Frame 1 (no input): blank canvas, image omitted
Frame 60 (no input): blank canvas, image omitted
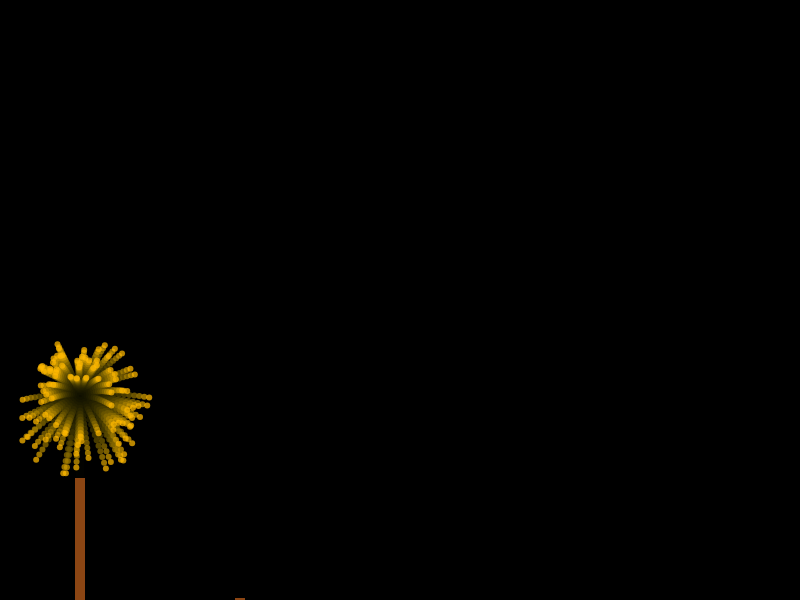
Frame 120 (the mouse pressed at the canvas centre since frame 60)

The p5.js sketch whose frames 1 and 60 were blank and that drew this single picture after the mouse press (run headless with seeded random() and noise() and a simulated clock; from frame 60 on, the mouse is pressed at the canvas centre):

// p5.js sketch
// ── sketch.js
let fireworks = [];
let fireworkCount = 0;
let maxFireworks = 5;
let fireworkSpacing;
let sticks = []; 

function setup() {
  createCanvas(800, 600);
  background(0);
  fireworkSpacing = width / maxFireworks;
}

function draw() {
  background(0, 50);
  
  for (let i = fireworks.length - 1; i >= 0; i--) {
    let fw = fireworks[i];
    fw.update();
    fw.display();
    
    if (fw.isDone()) {
      fireworks.splice(i, 1);
    }
  }

  if (fireworkCount < maxFireworks && frameCount % 60 === 0) {
    let fireworkPosX = fireworkSpacing * fireworkCount + fireworkSpacing / 2; // 각 불꽃의 x 위치 계산
    fireworks.push(new Firework(fireworkPosX));
    let fw = fireworks[fireworks.length - 1];
    sticks.push(new Stick(fw.pos.x, height));
    fireworkCount++;
  }

  for (let i = 0; i < sticks.length; i++) {
    let stick = sticks[i];
    if (!stick.isFalling && stick.height < stick.targetHeight) {
      stick.height += 2; 
    }
    fill(139, 69, 19);
    rect(stick.x - 5, height - stick.height, 10, stick.height);
  }
  if (fireworkCount === maxFireworks) {
    stroke(255);
    noFill();
    beginShape();
    for (let i = 0; i < sticks.length; i++) {
      let stick = sticks[i];
      let x = stick.x;
      let y = height - stick.height;
      vertex(x, y);
    }
    endShape();
  }
}
// ── Firework.js
class Firework {
  constructor(x) {
    this.pos = createVector(x, height);
    this.vel = createVector(0, random(-8, -12));
    this.exploded = false;
    this.particles = [];
  }

  update() {
    if (!this.exploded) {
      this.vel.add(createVector(0, 0.2));
      this.pos.add(this.vel);
      
      
      if (this.vel.y >= 0) {
        this.exploded = true;
        this.explode();
      }
    } else {
      for (let p of this.particles) {
        p.applyForce(createVector(0, 0.1));
        p.update();
      }
      this.particles = this.particles.filter(p => !p.isDead());
    }
  }

  display() {
    if (!this.exploded) {
      fill(255, 150, 0);
      ellipse(this.pos.x, this.pos.y, 8);
    } else {
      for (let p of this.particles) {
        p.display();
      }
    }
  }

  explode() {
    for (let i = 0; i < 100; i++) {
      let angle = random(TWO_PI);
      let speed = random(2, 5);
      let velocity = p5.Vector.fromAngle(angle).mult(speed);
      this.particles.push(new Particle(this.pos.x, this.pos.y, velocity));
    }
  }

  isDone() {
    return this.exploded && this.particles.length === 0;
  }
}

// ── Particle.js
class Particle {
  constructor(x, y, velocity) {
    this.pos = createVector(x, y);
    this.vel = velocity;
    this.lifespan = 255;
  }

  applyForce(force) {
    this.vel.add(force);
  }

  update() {
    this.pos.add(this.vel);
    this.lifespan -= 5;
  }

  display() {
    noStroke();
    fill(255, this.lifespan, 0, this.lifespan); 
    ellipse(this.pos.x, this.pos.y, 6);
  }

  isDead() {
    return this.lifespan <= 0;
  }
}
// ── Stick.js
class Stick {
  constructor(x, y) {
    this.x = x;
    this.height = 0;
    this.isFalling = false;
    this.targetHeight = random(100, 300); 
  }

  update() {
    if (this.height < this.targetHeight && !this.isFalling) {
      this.height += 2; 
    }
  }
}
